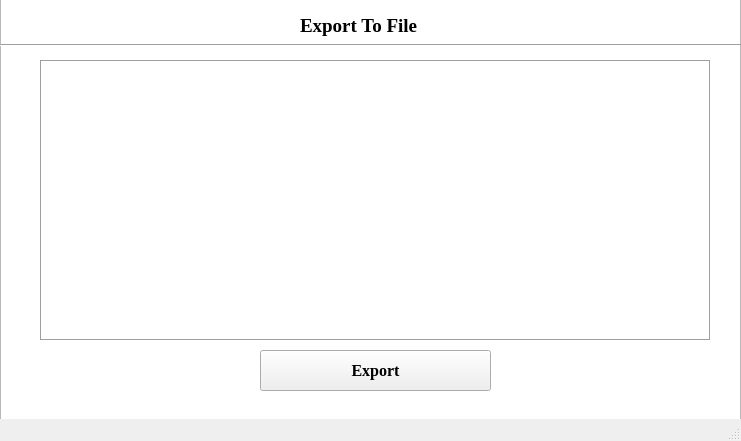
<?xml version="1.0" encoding="UTF-8"?>
<ui version="4.0">
 <class>MainWindow</class>
 <widget class="QMainWindow" name="MainWindow">
  <property name="geometry">
   <rect>
    <x>0</x>
    <y>0</y>
    <width>741</width>
    <height>441</height>
   </rect>
  </property>
  <property name="windowTitle">
   <string>MainWindow</string>
  </property>
  <widget class="QWidget" name="centralwidget">
   <widget class="QGraphicsView" name="graphicsView">
    <property name="geometry">
     <rect>
      <x>0</x>
      <y>-20</y>
      <width>741</width>
      <height>441</height>
     </rect>
    </property>
   </widget>
   <widget class="QLabel" name="label">
    <property name="geometry">
     <rect>
      <x>300</x>
      <y>0</y>
      <width>121</width>
      <height>51</height>
     </rect>
    </property>
    <property name="font">
     <font>
      <family>Times New Roman</family>
      <pointsize>14</pointsize>
      <weight>75</weight>
      <bold>true</bold>
     </font>
    </property>
    <property name="text">
     <string>Export To File</string>
    </property>
   </widget>
   <widget class="Line" name="line">
    <property name="geometry">
     <rect>
      <x>0</x>
      <y>40</y>
      <width>741</width>
      <height>10</height>
     </rect>
    </property>
    <property name="autoFillBackground">
     <bool>false</bool>
    </property>
    <property name="styleSheet">
     <string notr="true">line rgb(255, 0, 0)</string>
    </property>
    <property name="orientation">
     <enum>Qt::Horizontal</enum>
    </property>
   </widget>
   <widget class="QTextBrowser" name="textBrowser">
    <property name="enabled">
     <bool>true</bool>
    </property>
    <property name="geometry">
     <rect>
      <x>40</x>
      <y>60</y>
      <width>671</width>
      <height>281</height>
     </rect>
    </property>
    <property name="frameShape">
     <enum>QFrame::Box</enum>
    </property>
    <property name="html">
     <string>&lt;!DOCTYPE HTML PUBLIC &quot;-//W3C//DTD HTML 4.0//EN&quot; &quot;http://www.w3.org/TR/REC-html40/strict.dtd&quot;&gt;
&lt;html&gt;&lt;head&gt;&lt;meta name=&quot;qrichtext&quot; content=&quot;1&quot; /&gt;&lt;style type=&quot;text/css&quot;&gt;
p, li { white-space: pre-wrap; }
&lt;/style&gt;&lt;/head&gt;&lt;body style=&quot; font-family:'MS Shell Dlg 2'; font-size:8.25pt; font-weight:400; font-style:normal;&quot;&gt;
&lt;p style=&quot;-qt-paragraph-type:empty; margin-top:0px; margin-bottom:0px; margin-left:0px; margin-right:0px; -qt-block-indent:0; text-indent:0px;&quot;&gt;&lt;br /&gt;&lt;/p&gt;&lt;/body&gt;&lt;/html&gt;</string>
    </property>
   </widget>
   <widget class="QPushButton" name="pushButton_2">
    <bool>true</bool>
    <property name="geometry">
     <rect>
      <x>260</x>
      <y>350</y>
      <width>231</width>
      <height>41</height>
     </rect>
    </property>
    <property name="font">
     <font>
      <family>Times New Roman</family>
      <pointsize>12</pointsize>
      <weight>75</weight>
      <bold>true</bold>
     </font>
    </property>
    <property name="text">
     <string>Export</string>
    </property>
   </widget>
  </widget>
  <widget class="QMenuBar" name="menubar">
   <property name="geometry">
    <rect>
     <x>0</x>
     <y>0</y>
     <width>741</width>
     <height>21</height>
    </rect>
   </property>
  </widget>
  <widget class="QStatusBar" name="statusbar"/>
 </widget>
 <resources/>
 <connections/>
</ui>
